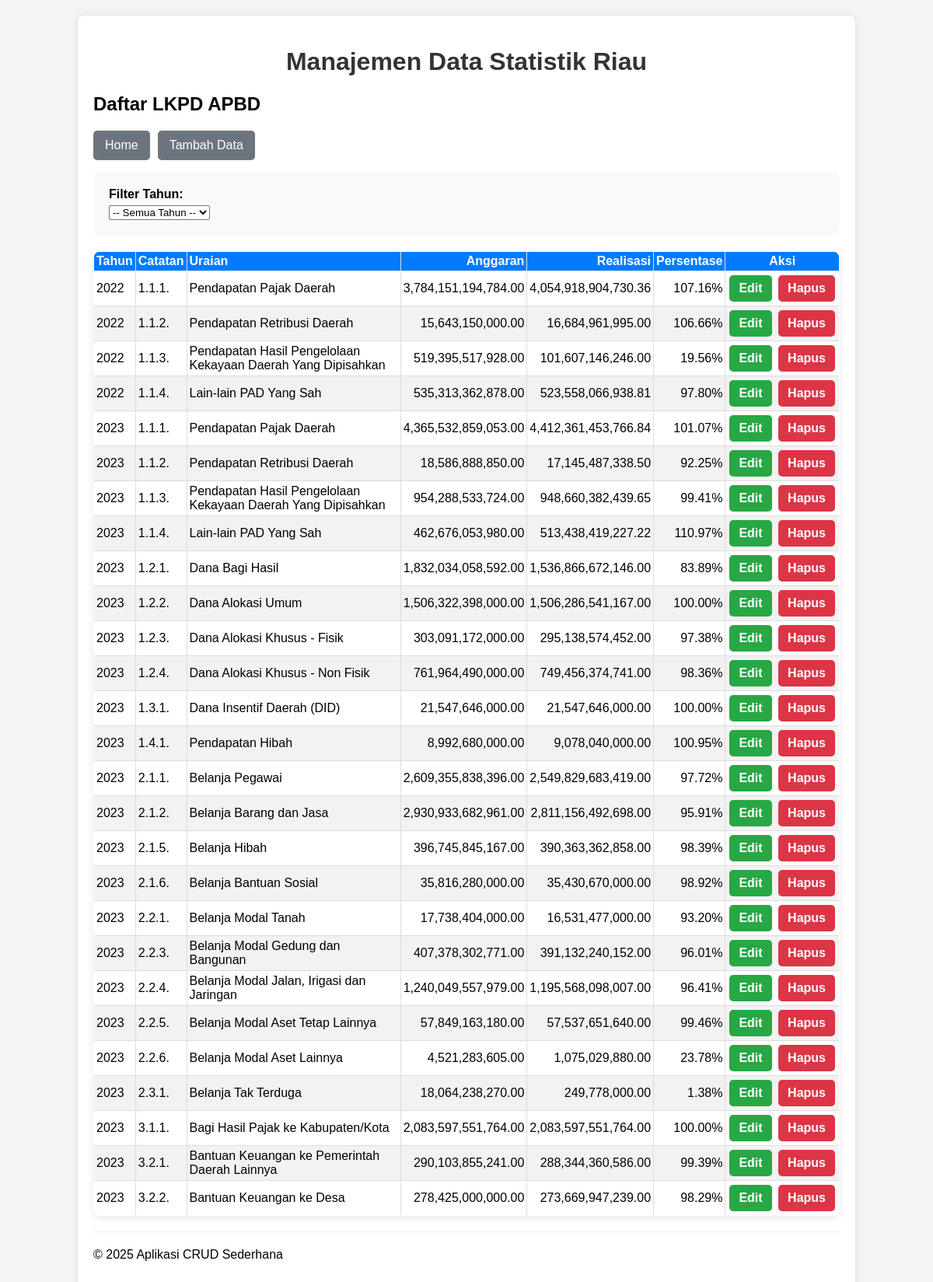
The page /lkpd-lampiran-satu/read.php on the database its author committed.
### tables this page shows
CREATE TABLE `lkpd_apbd_lampiran_1` (
  `id` int(11) NOT NULL,
  `tahun_lkpd` int(5) DEFAULT NULL,
  `id_kode_catatan` int(5) DEFAULT NULL,
  `jumlah_anggaran` decimal(18,2) DEFAULT NULL,
  `jumlah_realisasi` decimal(18,2) DEFAULT NULL
);

CREATE TABLE `kode_catatan` (
  `id` int(5) NOT NULL,
  `kode_catatan` varchar(255) DEFAULT NULL,
  `uraian` varchar(1024) DEFAULT NULL,
  `id_kode_level` int(2) DEFAULT NULL
);

### lkpd-lampiran-satu/read.php (the view, shortened to what this page needs)
<?php
include '../config/database.php';
include '../templates/header.php';
$sql = "SELECT lk.id, lk.tahun_lkpd, kc.kode_catatan, kc.uraian, lk.jumlah_anggaran, lk.jumlah_realisasi, (lk.jumlah_realisasi/lk.jumlah_anggaran)*100 AS persentase
        FROM lkpd_apbd_lampiran_1 AS lk
        INNER JOIN kode_catatan AS kc
        ON lk.id_kode_catatan=kc.id";
$sql .= " ORDER BY lk.tahun_lkpd, kc.kode_catatan ASC";
$stmt = $conn->prepare($sql);
$stmt->execute();
$result = $stmt->get_result();
?>
<h2>Daftar LKPD APBD</h2>
<div class="button-group">
    <button><a href="../index.php">Home</a></button>
    <button><a href="create.php">Tambah Data</a></button>
</div>
<form method="GET" action="">
    <label for="tahun">Filter Tahun:</label>
    <select name="tahun" id="tahun" onchange="this.form.submit()">
        <option value="">-- Semua Tahun --</option>
    </select>
</form>
<?php
if ($result->num_rows > 0):
?>
    <table>
        <thead>
            <tr>
                <th>Tahun</th>
                <th>Catatan</th>
                <th>Uraian</th>
                <th style="text-align: right;">Anggaran</th>
                <th style="text-align: right;">Realisasi</th>
                <th style="text-align: right;">Persentase</th>
                <th style="text-align: center;">Aksi</th>
            </tr>
        </thead>
        <tbody>
            <?php
            while ($row = $result->fetch_assoc()):
            ?>
                <tr>
                    <td><?php echo htmlspecialchars($row['tahun_lkpd']); ?></td>
                    <td><?php echo htmlspecialchars($row['kode_catatan']); ?></td>
                    <td><?php echo htmlspecialchars($row['uraian']); ?></td>
                    <td style="text-align:right"><?php echo htmlspecialchars(number_format($row['jumlah_anggaran'], 2)); ?></td>
                    <td style="text-align:right"><?php echo htmlspecialchars(number_format($row['jumlah_realisasi'], 2)); ?></td>
                    <td style="text-align:right"><?php echo htmlspecialchars(number_format($row['persentase'], 2)) . '%'; ?></td>
                    <td class="actions">
                        <a href="update.php?id=<?php echo htmlspecialchars($row['id']); ?>" class="edit">Edit</a>
                        <a href="delete.php?id=<?php echo htmlspecialchars($row['id']); ?>" class="delete"
                           onclick="return confirm('Apakah Anda yakin ingin menghapus data ini?')">Hapus</a>
                    </td>
                </tr>
            <?php endwhile; ?>
        </tbody>
    </table>
<?php else: ?>
    <p>Belum ada data.</p>
<?php endif; ?>
<?php
include '../templates/footer.php';
?>

### lkpd-lampiran-satu/style.css (style rules this page uses)
body { font-family: Arial, sans-serif; background-color: #f4f4f4; margin: 0; padding: 0; }
table { width: 100%; border-collapse: collapse; margin-top: 20px; }
table, th, td { border: 1px solid #ddd; }
th, td { padding: 10px; text-align: left; }
th { background-color: #007bff; color: white; }
tr:nth-child(even) { background-color: #f2f2f2; }
.actions a { text-decoration: none; padding: 5px 10px; border-radius: 3px; margin-right: 5px; }
.actions .edit { background-color: #ffc107; color: white; }
.actions .delete { background-color: #dc3545; color: white; }
form { background-color: #f9f9f9; padding: 20px; border-radius: 8px; }
form label { display: block; margin-bottom: 5px; font-weight: bold; }

### templates/header.php (style rules this page uses)
table { width: 100%; border-collapse: collapse; margin-top: 20px; box-shadow: 0 2px 10px rgba(0,0,0,0.1); border-radius: 8px; overflow: hidden; }
table thead tr { background-color: #007bff; color: white; }
table th, table td { padding: 3px 3px; border: 1px solid #ddd; text-align: left; }
table tbody tr:nth-child(even) { background-color: #f2f2f2; }
table tbody tr:nth-child(odd) { background-color: #ffffff; }
table td.actions { text-align: center; white-space: nowrap; }
table td.actions a { padding: 8px 12px; text-decoration: none; border-radius: 5px; display: inline-block; margin: 2px; font-weight: bold; }
table td.actions .edit { background-color: #28a745; color: white; }
table td.actions .delete { background-color: #dc3545; color: white; }
.button-group { margin-bottom: 15px; display: flex; gap: 10px; }
.button-group button { background-color: #6c757d; color: white; padding: 10px 15px; border: none; border-radius: 5px; cursor: pointer; font-size: 16px; transition: background-color 0.3s ease; }
.button-group button a { color: white; text-decoration: none; }

### rows shown on the page
lkpd_apbd_lampiran_1: tahun_lkpd "2022", id_kode_catatan.kode_catatan "1.1.1.", id_kode_catatan.uraian "Pendapatan Pajak Daerah", jumlah_anggaran "3,784,151,194,784.00", jumlah_realisasi "4,054,918,904,730.36", persentase "107.16"
lkpd_apbd_lampiran_1: tahun_lkpd "2022", id_kode_catatan.kode_catatan "1.1.2.", id_kode_catatan.uraian "Pendapatan Retribusi Daerah", jumlah_anggaran "15,643,150,000.00", jumlah_realisasi "16,684,961,995.00", persentase "106.66"
lkpd_apbd_lampiran_1: tahun_lkpd "2022", id_kode_catatan.kode_catatan "1.1.3.", id_kode_catatan.uraian "Pendapatan Hasil Pengelolaan Kekayaan Daerah Yang Dipisahkan", jumlah_anggaran "519,395,517,928.00", jumlah_realisasi "101,607,146,246.00", persentase "19.56"
lkpd_apbd_lampiran_1: tahun_lkpd "2022", id_kode_catatan.kode_catatan "1.1.4.", id_kode_catatan.uraian "Lain-lain PAD Yang Sah", jumlah_anggaran "535,313,362,878.00", jumlah_realisasi "523,558,066,938.81", persentase "97.80"
lkpd_apbd_lampiran_1: tahun_lkpd "2023", id_kode_catatan.kode_catatan "1.1.1.", id_kode_catatan.uraian "Pendapatan Pajak Daerah", jumlah_anggaran "4,365,532,859,053.00", jumlah_realisasi "4,412,361,453,766.84", persentase "101.07"
lkpd_apbd_lampiran_1: tahun_lkpd "2023", id_kode_catatan.kode_catatan "1.1.2.", id_kode_catatan.uraian "Pendapatan Retribusi Daerah", jumlah_anggaran "18,586,888,850.00", jumlah_realisasi "17,145,487,338.50", persentase "92.25"
lkpd_apbd_lampiran_1: tahun_lkpd "2023", id_kode_catatan.kode_catatan "1.1.3.", id_kode_catatan.uraian "Pendapatan Hasil Pengelolaan Kekayaan Daerah Yang Dipisahkan", jumlah_anggaran "954,288,533,724.00", jumlah_realisasi "948,660,382,439.65", persentase "99.41"
lkpd_apbd_lampiran_1: tahun_lkpd "2023", id_kode_catatan.kode_catatan "1.1.4.", id_kode_catatan.uraian "Lain-lain PAD Yang Sah", jumlah_anggaran "462,676,053,980.00", jumlah_realisasi "513,438,419,227.22", persentase "110.97"
lkpd_apbd_lampiran_1: tahun_lkpd "2023", id_kode_catatan.kode_catatan "1.2.1.", id_kode_catatan.uraian "Dana Bagi Hasil", jumlah_anggaran "1,832,034,058,592.00", jumlah_realisasi "1,536,866,672,146.00", persentase "83.89"
lkpd_apbd_lampiran_1: tahun_lkpd "2023", id_kode_catatan.kode_catatan "1.2.2.", id_kode_catatan.uraian "Dana Alokasi Umum", jumlah_anggaran "1,506,322,398,000.00", jumlah_realisasi "1,506,286,541,167.00", persentase "100.00"
lkpd_apbd_lampiran_1: tahun_lkpd "2023", id_kode_catatan.kode_catatan "1.2.3.", id_kode_catatan.uraian "Dana Alokasi Khusus - Fisik", jumlah_anggaran "303,091,172,000.00", jumlah_realisasi "295,138,574,452.00", persentase "97.38"
lkpd_apbd_lampiran_1: tahun_lkpd "2023", id_kode_catatan.kode_catatan "1.2.4.", id_kode_catatan.uraian "Dana Alokasi Khusus - Non Fisik", jumlah_anggaran "761,964,490,000.00", jumlah_realisasi "749,456,374,741.00", persentase "98.36"
lkpd_apbd_lampiran_1: tahun_lkpd "2023", id_kode_catatan.kode_catatan "1.3.1.", id_kode_catatan.uraian "Dana Insentif Daerah (DID)", jumlah_anggaran "21,547,646,000.00", jumlah_realisasi "21,547,646,000.00", persentase "100.00"
lkpd_apbd_lampiran_1: tahun_lkpd "2023", id_kode_catatan.kode_catatan "1.4.1.", id_kode_catatan.uraian "Pendapatan Hibah", jumlah_anggaran "8,992,680,000.00", jumlah_realisasi "9,078,040,000.00", persentase "100.95"
lkpd_apbd_lampiran_1: tahun_lkpd "2023", id_kode_catatan.kode_catatan "2.1.1.", id_kode_catatan.uraian "Belanja Pegawai", jumlah_anggaran "2,609,355,838,396.00", jumlah_realisasi "2,549,829,683,419.00", persentase "97.72"
lkpd_apbd_lampiran_1: tahun_lkpd "2023", id_kode_catatan.kode_catatan "2.1.2.", id_kode_catatan.uraian "Belanja Barang dan Jasa", jumlah_anggaran "2,930,933,682,961.00", jumlah_realisasi "2,811,156,492,698.00", persentase "95.91"
lkpd_apbd_lampiran_1: tahun_lkpd "2023", id_kode_catatan.kode_catatan "2.1.5.", id_kode_catatan.uraian "Belanja Hibah", jumlah_anggaran "396,745,845,167.00", jumlah_realisasi "390,363,362,858.00", persentase "98.39"
lkpd_apbd_lampiran_1: tahun_lkpd "2023", id_kode_catatan.kode_catatan "2.1.6.", id_kode_catatan.uraian "Belanja Bantuan Sosial", jumlah_anggaran "35,816,280,000.00", jumlah_realisasi "35,430,670,000.00", persentase "98.92"
lkpd_apbd_lampiran_1: tahun_lkpd "2023", id_kode_catatan.kode_catatan "2.2.1.", id_kode_catatan.uraian "Belanja Modal Tanah", jumlah_anggaran "17,738,404,000.00", jumlah_realisasi "16,531,477,000.00", persentase "93.20"
lkpd_apbd_lampiran_1: tahun_lkpd "2023", id_kode_catatan.kode_catatan "2.2.3.", id_kode_catatan.uraian "Belanja Modal Gedung dan Bangunan", jumlah_anggaran "407,378,302,771.00", jumlah_realisasi "391,132,240,152.00", persentase "96.01"
lkpd_apbd_lampiran_1: tahun_lkpd "2023", id_kode_catatan.kode_catatan "2.2.4.", id_kode_catatan.uraian "Belanja Modal Jalan, Irigasi dan Jaringan", jumlah_anggaran "1,240,049,557,979.00", jumlah_realisasi "1,195,568,098,007.00", persentase "96.41"
lkpd_apbd_lampiran_1: tahun_lkpd "2023", id_kode_catatan.kode_catatan "2.2.5.", id_kode_catatan.uraian "Belanja Modal Aset Tetap Lainnya", jumlah_anggaran "57,849,163,180.00", jumlah_realisasi "57,537,651,640.00", persentase "99.46"
lkpd_apbd_lampiran_1: tahun_lkpd "2023", id_kode_catatan.kode_catatan "2.2.6.", id_kode_catatan.uraian "Belanja Modal Aset Lainnya", jumlah_anggaran "4,521,283,605.00", jumlah_realisasi "1,075,029,880.00", persentase "23.78"
lkpd_apbd_lampiran_1: tahun_lkpd "2023", id_kode_catatan.kode_catatan "2.3.1.", id_kode_catatan.uraian "Belanja Tak Terduga", jumlah_anggaran "18,064,238,270.00", jumlah_realisasi "249,778,000.00", persentase "1.38"
lkpd_apbd_lampiran_1: tahun_lkpd "2023", id_kode_catatan.kode_catatan "3.1.1.", id_kode_catatan.uraian "Bagi Hasil Pajak ke Kabupaten/Kota", jumlah_anggaran "2,083,597,551,764.00", jumlah_realisasi "2,083,597,551,764.00", persentase "100.00"
lkpd_apbd_lampiran_1: tahun_lkpd "2023", id_kode_catatan.kode_catatan "3.2.1.", id_kode_catatan.uraian "Bantuan Keuangan ke Pemerintah Daerah Lainnya", jumlah_anggaran "290,103,855,241.00", jumlah_realisasi "288,344,360,586.00", persentase "99.39"
lkpd_apbd_lampiran_1: tahun_lkpd "2023", id_kode_catatan.kode_catatan "3.2.2.", id_kode_catatan.uraian "Bantuan Keuangan ke Desa", jumlah_anggaran "278,425,000,000.00", jumlah_realisasi "273,669,947,239.00", persentase "98.29"
